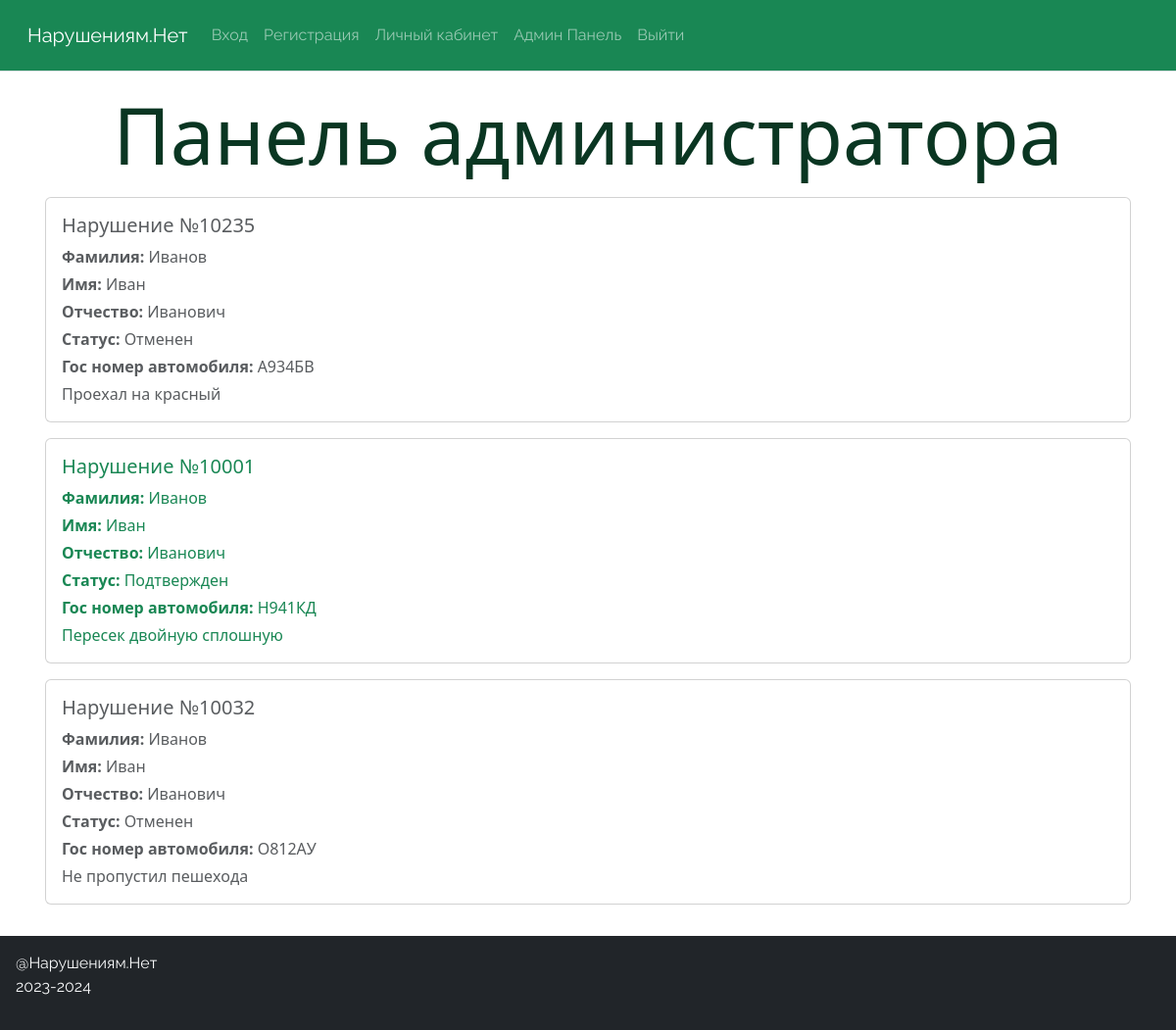
The app's page /admin/index.php with its own data.
### tables this page shows
CREATE TABLE `application` (
  `application_id` int(11) NOT NULL,
  `user_id` int(11) NOT NULL,
  `number` int(11) NOT NULL,
  `status` varchar(20) NOT NULL,
  `number_car` varchar(10) NOT NULL,
  `message` text NOT NULL
);

CREATE TABLE `user` (
  `user_id` int(11) NOT NULL,
  `surname` varchar(100) NOT NULL,
  `name` varchar(100) NOT NULL,
  `patronymic` varchar(100) NOT NULL,
  `login` varchar(100) NOT NULL,
  `email` varchar(150) NOT NULL,
  `phone` varchar(12) NOT NULL,
  `password` varchar(50) NOT NULL,
  `role` varchar(100) NOT NULL
);

### function/function.php (the view, shortened to what this page needs)
<?php
    include("connect.php");
    function fnGetCardAdmin(){
        global $connect;
        $data = '<div class="cards">';
        $sql = "SELECT `application_id`,`surname`, `name`, `patronymic`, `number`, `number_car`, `message`, `status` FROM `application` INNER JOIN `user` ON `application`.`user_id` =  `user`.`user_id`";
        if(!$result = $connect->query($sql)){
            echo "Ошибка получения данны:";
        }
        while($row = $result->fetch_assoc()){
            if($row['status'] == 'Отменен'){
                $data .= sprintf('<div class="card w-100 mb-3 mt-3 text-muted">
                                <div class="card-body">
                                    <h5 class="card-title">Нарушение №%s</h5>
                                    <p class="mb-1"><span class="fw-semibold">Фамилия:</span> %s</p>
                                    <p class="mb-1"><span class="fw-semibold">Имя:</span> %s</p>
                                    <p class="mb-1"><span class="fw-semibold">Отчество:</span> %s</p>
                                    <p class="mb-1"><span class="fw-semibold">Статус:</span> %s</p>
                                    <p class="mb-1"><span class="fw-semibold">Гос номер автомобиля:</span> %s</p>
                                    <p class="card-text">%s</p>
                                </div>
                            </div>', $row['number'], $row['surname'], $row['name'], $row['patronymic'], $row['status'], $row['number_car'], $row['message']);
            }elseif($row['status'] == 'Подтвержден'){
                $data .= sprintf('<div class="card w-100 mb-3 mt-3 text-success">
                                <div class="card-body">
                                    <h5 class="card-title">Нарушение №%s</h5>
                                    <p class="mb-1"><span class="fw-semibold">Фамилия:</span> %s</p>
                                    <p class="mb-1"><span class="fw-semibold">Имя:</span> %s</p>
                                    <p class="mb-1"><span class="fw-semibold">Отчество:</span> %s</p>
                                    <p class="mb-1"><span class="fw-semibold">Статус:</span> %s</p>
                                    <p class="mb-1"><span class="fw-semibold">Гос номер автомобиля:</span> %s</p>
                                    <p class="card-text">%s</p>
                                </div>
                            </div>', $row['number'], $row['surname'], $row['name'], $row['patronymic'], $row['status'], $row['number_car'], $row['message']);
            }
        }
        $data .= "</div>";
        return $data;
    }
?>

### inc/header.php (shortened to what this page needs)
<!DOCTYPE html>
<html lang="ru">
<head>
    <link rel="stylesheet" href="/assets/bootstrap/css/bootstrap.min.css">
    <link rel="stylesheet" href="/assets/style/style.css">
</head>
<body>
    <main class="text-success-emphasis">
        <header class="bg-success border-bottom border-success-emphasis">
            <div class="container-fluid d-flex align-items-center p-0">
                <nav class="navbar navbar-expand-lg w-100 p-3 navbar-dark">
                    <div class="container-fluid">
                        <a class="navbar-brand" href="/">Нарушениям.Нет</a>
                        <div class="collapse navbar-collapse" id="navbarSupportedContent">
                            <ul class="navbar-nav me-auto mb-2 mb-lg-0">
                                <li class="nav-item">
                                    <a class="nav-link" href="/auth/">Вход</a>
                                </li>
                                <li class="nav-item">
                                    <a class="nav-link" href="/register/">Регистрация</a>
                                </li>
                                <li class="nav-item">
                                    <a class="nav-link" href="/profile/">Личный кабинет</a>
                                </li>
                                <li class="nav-item">
                                    <a class="nav-link" href="/admin/">Админ Панель</a>
                                </li>
                                <li class="nav-item">
                                    <a class="nav-link" href="/">Выйти</a>
                                </li>
                            </ul>
                        </div>
                    </div>
                </nav>
            </div>
        </header>

### admin/index.php
<?php
    include("../inc/header.php");
    include("../function/function.php");
?>
<section class="page">
    <div class="container p-3">
        <h1 class="text-center mb-3 text-success-emphasis display-1">Панель администратора</h1>
        <?php echo fnGetCardAdmin();?>
    </div>
</section>
<?php
    include("../inc/footer.php");
?>

### inc/footer.php (shortened to what this page needs)
        <footer class="sticky-bottom bg-dark text-light">
            <div class="container-fluid p-3 pt-3">
                <p>@Нарушениям.Нет<br>2023-2024</p>
            </div>
        </footer>
    </main>
</body>
</html>

### assets/style/style.css (style rules this page uses)
header, footer { font-family: Raleway; }
section.page { min-height: 83vh; }
p { text-wrap: balance; }

### records on screen
application: number "10235", user.surname "Иванов", user.name "Иван", user.patronymic "Иванович", status "Отменен", number_car "А934БВ", message "Проехал на красный"
application: number "10001", user.surname "Иванов", user.name "Иван", user.patronymic "Иванович", status "Подтвержден", number_car "Н941КД", message "Пересек двойную сплошную"
application: number "10032", user.surname "Иванов", user.name "Иван", user.patronymic "Иванович", status "Отменен", number_car "О812АУ", message "Не пропустил пешехода"
